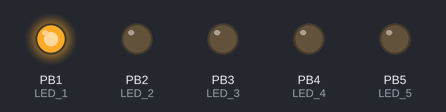
This program was run on a simulated ATmega328P, built with avr-gcc and emulated at 16 MHz. Shown: output pins drawn as LEDs (lit = HIGH).

Above: at 0.12 s.
At 1.12 s:
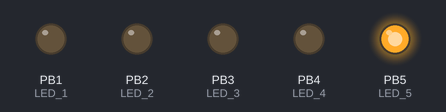
At 1.37 s:
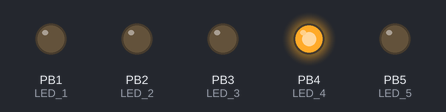
At 2.62 s:
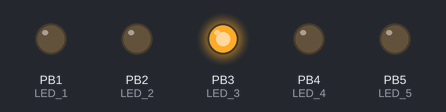
At 4.37 s:
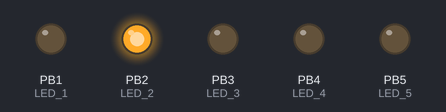
Timing chart, 0 to 4.7 s (numbered marks = the images above):
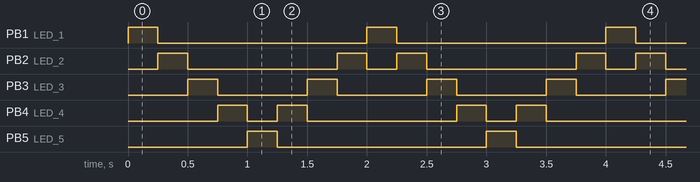

The program:

main.c
```c
/***********************************************************************
 *
 * Knight Rider leds by Frantisek Langr
 *
 **********************************************************************/

/* Defines -----------------------------------------------------------*/
#define LED_1   PB1     // AVR pin where LED is connected
#define LED_2   PB2
#define LED_3   PB3
#define LED_4   PB4
#define LED_5   PB5

#define BLINK_DELAY 250
#ifndef F_CPU
#define F_CPU 16000000      // CPU frequency in Hz required for delay
#endif

/* Includes ----------------------------------------------------------*/
#include <util/delay.h>     // Functions for busy-wait delay loops
#include <avr/io.h>         // AVR device-specific IO definitions

//Variable for cycles
uint8_t i;

/* Functions ---------------------------------------------------------*/
/**
 * Main function where the program execution begins. Knight Rider
 */
int main(void)
{
    /* Pin definitions */
    // Set pin as output in Data Direction Register...
    DDRB = DDRB | (1<<LED_1);
	DDRB = DDRB | (1<<LED_2);
	DDRB = DDRB | (1<<LED_3);
	DDRB = DDRB | (1<<LED_4);
	DDRB = DDRB | (1<<LED_5);

	// turn LED on in Data Register
	PORTB = PORTB | (1<<LED_1);
    // turn LED off in Data Register
	PORTB = PORTB & ~(1<<LED_2);
	PORTB = PORTB & ~(1<<LED_3);
	PORTB = PORTB & ~(1<<LED_4);
	PORTB = PORTB & ~(1<<LED_5);

    // Infinite loop
    while (1)
    {
		// Blinking right
		for (i = 0; i < 4; i++)
		{
			_delay_ms(BLINK_DELAY);
			PORTB <<=1;
		}

		// Blinking left
		for (i = 4; i > 0; i--)
		{
			_delay_ms(BLINK_DELAY);
			PORTB >>=1;
		}

    }

    // Will never reach this
    return 0;
}
```

Measured:
- by itself, PB1 (LED_1), PB5 (LED_5): alternates HIGH for 0.25 s and LOW for 1.8 s
- by itself, PB2 (LED_2): repeats every 2.0 s: LOW 1.3 s, HIGH 0.25 s, LOW 0.25 s, HIGH 0.25 s
- by itself, PB3 (LED_3): alternates HIGH for 0.25 s and LOW for 0.75 s
- by itself, PB4 (LED_4): repeats every 2.0 s: LOW 0.25 s, HIGH 0.25 s, LOW 1.3 s, HIGH 0.25 s
